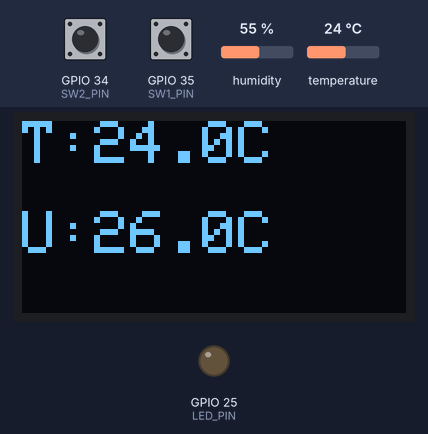
Bench run of a sketch on a simulated ESP32. On the bench: 128×64 one-colour display, output pins drawn as LEDs (lit = HIGH). The inputs (shaded band) are chosen by the test bench; at power-on: temperature 24 °C, GPIO 34 (SW2_PIN) HIGH, GPIO 35 (SW1_PIN) HIGH, humidity 55 %.

Above: at 1.2 s.
1.3 s: temperature set to 28 °C
At 2.5 s:
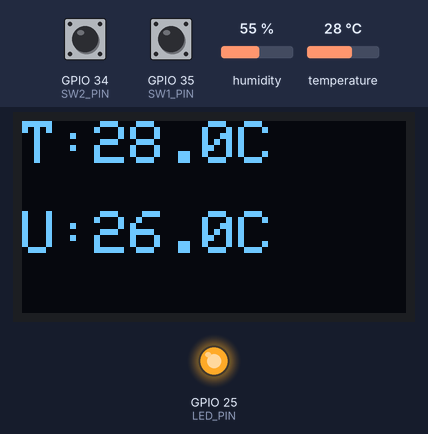
3.6 s: temperature set to 12 °C
At 4.8 s:
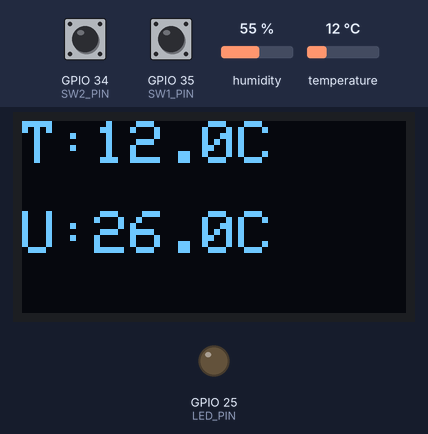
5.7 s: temperature set to 19 °C
At 7.1 s:
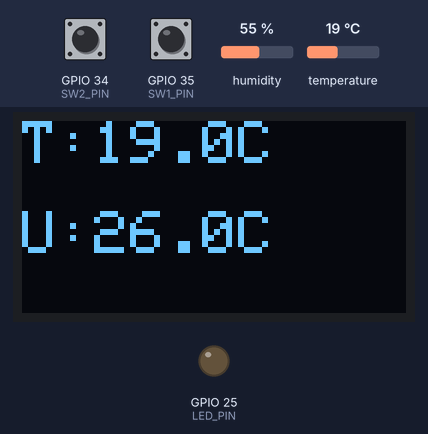
Timing chart, 0 to 8.7 s (numbered marks = the images above; inputs shaded):
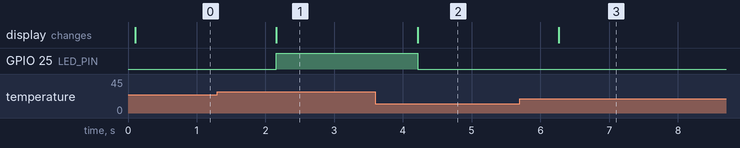

Measured:
- the behaviour switches between 26 and 27 °C on temperature (found by bisection; images 0 and 1)
- after the input at 1.3 s, GPIO 25 (LED_PIN): LOW → HIGH after 0.86 s; the display: changes after 0.86 s (image 1)
- after the input at 3.6 s, GPIO 25 (LED_PIN): HIGH → LOW after 0.61 s; the display: changes after 0.61 s (image 2)
- after the input at 5.7 s, the display: changes after 0.57 s (image 3)

The sketch:

cuatro.ino
```cpp
// Code4 – Máquina de estado y ajuste de umbral
// (Doval, Wierszylo)


#include <Wire.h>
#include <Adafruit_GFX.h>
#include <Adafruit_SSD1306.h>
#include "DHT.h"


// OLED
#define SCREEN_WIDTH 128
#define SCREEN_HEIGHT 64
#define OLED_RESET    -1
Adafruit_SSD1306 display(SCREEN_WIDTH, SCREEN_HEIGHT, &Wire, OLED_RESET);


// Sensor DHT11
#define DHTPIN   23
#define DHTTYPE  DHT11
DHT dht(DHTPIN, DHTTYPE);


// Pines
const int SW1_PIN = 35;
const int SW2_PIN = 34;
const int LED_PIN = 25;


// Estado
int pantalla = 1;
float umbral = 26.0;
bool esperando_soltado = false;


void setup() {
  Serial.begin(9600);
  dht.begin();
  display.begin(SSD1306_SWITCHCAPVCC, 0x3C);
  display.clearDisplay();
  display.display();


  pinMode(SW1_PIN, INPUT_PULLUP);
  pinMode(SW2_PIN, INPUT_PULLUP);
  pinMode(LED_PIN, OUTPUT);
  digitalWrite(LED_PIN, LOW);
}


void loop() {
  float temp = dht.readTemperature();
  if (isnan(temp)) {
    delay(2000);
    return;
  }


  bool sw1 = digitalRead(SW1_PIN) == LOW;
  bool sw2 = digitalRead(SW2_PIN) == LOW;


  // Cambio de pantalla solo si antes se presionaron los dos
  if (sw1 && sw2) {
    esperando_soltado = true;  // Se activó el modo de espera
  } else if (esperando_soltado && !sw1 && !sw2) {
    pantalla = (pantalla == 1) ? 2 : 1;  // cambia pantalla
    esperando_soltado = false;
    delay(300);  // antirrebote
  }


  // Ajuste de umbral solo en pantalla 2
  if (pantalla == 2) {
    if (sw1 && !sw2) { umbral -= 1; delay(200); }
    if (sw2 && !sw1) { umbral += 1; delay(200); }
  }


  // Mostrar en pantalla
  display.clearDisplay();
  display.setTextSize(2);
  display.setTextColor(WHITE);
  display.setCursor(0, 0);


  if (pantalla == 1) {
    display.print("T:");
    display.print(temp, 1);
    display.print("C");
    display.setCursor(0, 30);
    display.print("U:");
    display.print(umbral, 1);
    display.print("C");
  } else {
    display.print("Ajuste");
    display.setCursor(0, 30);
    display.print(umbral, 1);
    display.print("C");
  }
  display.display();


  // Encender LED si temperatura supera umbral
  digitalWrite(LED_PIN, temp > umbral ? HIGH : LOW);


  delay(200);
}
```
